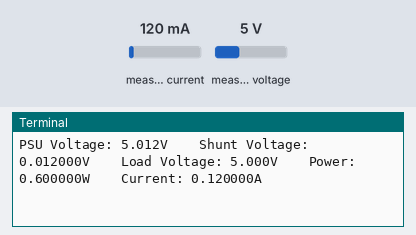
This program was run on a simulated Raspberry Pi (BCM pin numbers). Parts: the last lines printed to the terminal. The inputs (shaded band) are chosen by the test bench; at power-on: measured voltage 5 V, measured current 120 mA.

Above: at 1.2 s.
1.3 s: measured voltage set to 11.2 V
At 2.8 s:
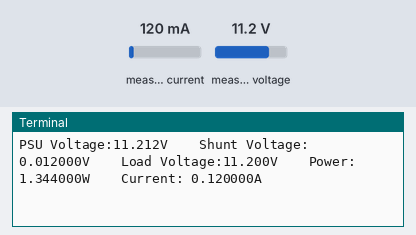
4.3 s: measured current set to 1000 mA
At 5.8 s:
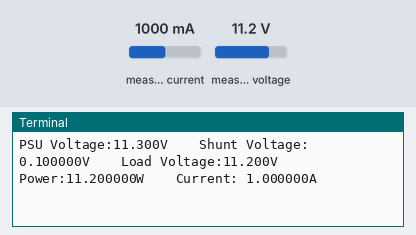
7.3 s: measured current set to 40 mA
At 8.9 s:
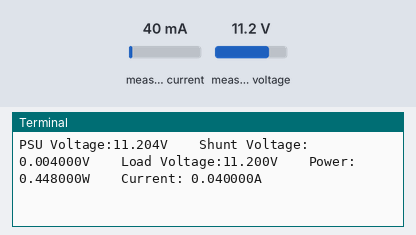

Measured:
- after the input at 1.3 s, the terminal: prints a new line after 0.71 s (image 1)
- after the input at 4.3 s, the terminal: prints a new line after 0.73 s (image 2)
- after the input at 7.3 s, the terminal: prints a new line after 0.74 s (image 3)

The program:

demo.py
```python
"""Sample code and test for adafruit_in219"""

import time
import board
from adafruit_ina219 import ADCResolution, BusVoltageRange, INA219


i2c_bus = board.I2C()

ina1 = INA219(i2c_bus,addr=0x40)
ina2 = INA219(i2c_bus,addr=0x41)
ina3 = INA219(i2c_bus,addr=0x42)

print("ina219 test")

ina1.bus_adc_resolution = ADCResolution.ADCRES_12BIT_32S
ina1.shunt_adc_resolution = ADCResolution.ADCRES_12BIT_32S
ina1.bus_voltage_range = BusVoltageRange.RANGE_16V

ina2.bus_adc_resolution = ADCResolution.ADCRES_12BIT_32S
ina2.shunt_adc_resolution = ADCResolution.ADCRES_12BIT_32S
ina2.bus_voltage_range = BusVoltageRange.RANGE_16V

ina3.bus_adc_resolution = ADCResolution.ADCRES_12BIT_32S
ina3.shunt_adc_resolution = ADCResolution.ADCRES_12BIT_32S
ina3.bus_voltage_range = BusVoltageRange.RANGE_16V


# measure and display loop
while True:
    bus_voltage1 = ina1.bus_voltage        # voltage on V- (load side)
    shunt_voltage1 = ina1.shunt_voltage    # voltage between V+ and V- across the shunt
    power1 = ina1.power
    current1 = ina1.current                # current in mA

    bus_voltage2 = ina2.bus_voltage        # voltage on V- (load side)
    shunt_voltage2 = ina2.shunt_voltage    # voltage between V+ and V- across the shunt
    power2 = ina2.power
    current2 = ina2.current                # current in mA

    bus_voltage3 = ina3.bus_voltage        # voltage on V- (load side)
    shunt_voltage3 = ina3.shunt_voltage    # voltage between V+ and V- across the shunt
    power3 = ina3.power
    current3 = ina3.current                # current in mA


    # INA219 measure bus voltage on the load side. So PSU voltage = bus_voltage + shunt_voltage
    print("PSU Voltage:{:6.3f}V    Shunt Voltage:{:9.6f}V    Load Voltage:{:6.3f}V    Power:{:9.6f}W    Current:{:9.6f}A".format((bus_voltage1 + shunt_voltage1),(shunt_voltage1),(bus_voltage1),(power1),(current1/1000)))
    print("PSU Voltage:{:6.3f}V    Shunt Voltage:{:9.6f}V    Load Voltage:{:6.3f}V    Power:{:9.6f}W    Current:{:9.6f}A".format((bus_voltage2 + shunt_voltage2),(shunt_voltage2),(bus_voltage2),(power2),(current2/1000)))
    print("PSU Voltage:{:6.3f}V    Shunt Voltage:{:9.6f}V    Load Voltage:{:6.3f}V    Power:{:9.6f}W    Current:{:9.6f}A".format((bus_voltage3 + shunt_voltage3),(shunt_voltage3),(bus_voltage3),(power3),(current3/1000)))
    print("")
    print("")
    time.sleep(1)
```
